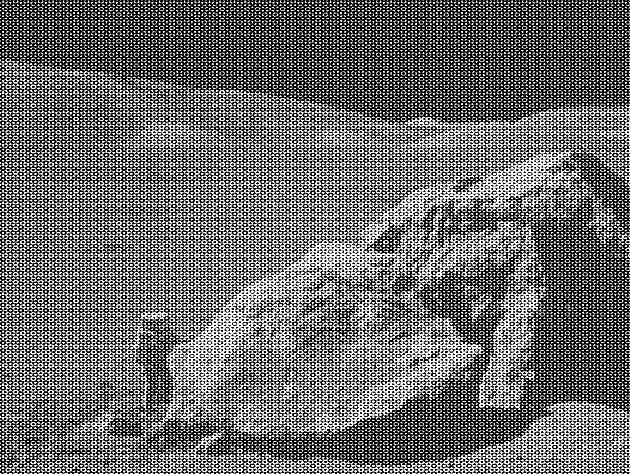
#> input picture weekly_exercises/week_8_9_10_11/images/moonlanding.png, 630 x 474 px
$ jupyter execute 09ex_numerical.ipynb
#> lines starting #> are read from the running program, lines starting #| are printed output that depends on the picture
[cell 1]
import numpy as np
import matplotlib as mpl
import matplotlib.pyplot as plt
from scipy import optimize
from matplotlib import cm
import math
from pylab import imshow
from scipy.integrate import odeint
from matplotlib.colors import LogNorm
from scipy import fftpack

1\. **2D minimization of a six-hump camelback function**

$$f(x,y) = \left(4-2.1x^2+\frac{x^4}{3} \right) x^2 +xy + (4y^2 -4)y^2$$

has multiple global and local minima.

- Find the global minima of this function
- How many global minima are there, and what is the function value at those points?
- What happens for an initial guess of $(x, y) = (0, 0)$?

Hints:

* Variables can be restricted to $-2 < x < 2$ and $-1 < y < 1$.
* Use `numpy.meshgrid()` and `pylab.imshow()` to find visually the regions.
* Use `scipy.optimize.minimize()`, optionally trying its optional arguments.

[cell 2]
def sixhump(x):
    x1, x2 = x[0], x[1]
    return ((4 - 2.1 * x1**2 + x1**4 / 3.) * x1**2 + x1 * x2 +(-4 + 4 * x2**2) * x2**2)

value_x, value_y = -2, -1
x = np.linspace(value_x, (value_x*-1))
y = np.linspace(value_y, (value_y*-1))
xg, yg = np.meshgrid(x, y)

plt.figure(figsize=[10, 5])
plt.contourf(x, y, sixhump([xg, yg]))
plt.colorbar()
plt.title('2D representation')
plt.axis('scaled')

fig = plt.figure(figsize=(15, 3))
gs = mpl.gridspec.GridSpec(1, 3, width_ratios=[1,1,1], height_ratios=[3])

ax0 = fig.add_subplot(gs[0, 0])
ax1 = fig.add_subplot(gs[0, 1])
ax2 = fig.add_subplot(gs[0, 2])

cont = ax0.contourf(x, y, sixhump([xg, yg]))
cont = ax1.contourf(x, y, sixhump([xg, yg]))
cont = ax2.contourf(x, y, sixhump([xg, yg]))

x_min = optimize.minimize(sixhump, x0=[0, value_x])
ax0.scatter(x_min.x[0], x_min.x[1], color='r')
ax0.set_title("Global Minima - first value")

x_min = optimize.minimize(sixhump, x0=[0, (value_x*-1)])
ax1.scatter(x_min.x[0], x_min.x[1], color='c')
ax1.set_title("Global Minima - second value")

x_min = optimize.minimize(sixhump, x0=[0, 0])
ax2.scatter(x_min.x[0], x_min.x[1], color='y')
ax2.set_title("Value (0,0) ")

ax = plt.figure(figsize=[10,8]).add_subplot(projection='3d')
ax.plot_surface(xg, yg, sixhump([xg, yg]),rstride=1,cstride=1,cmap=plt.cm.inferno)
ax.set_xlabel('x')
ax.set_ylabel('y')
ax.set_zlabel('f(x, y)')
ax.set_title('Six-hump Camelback function')
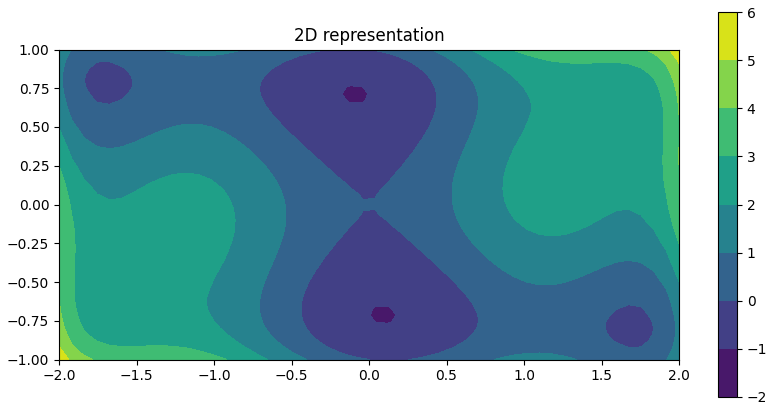
#> figure drawn by matplotlib, 2 panels
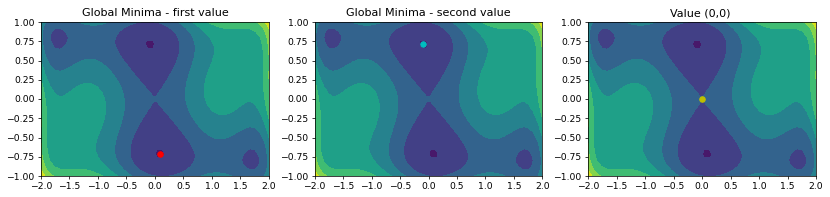
#> figure drawn by matplotlib, 3 panels
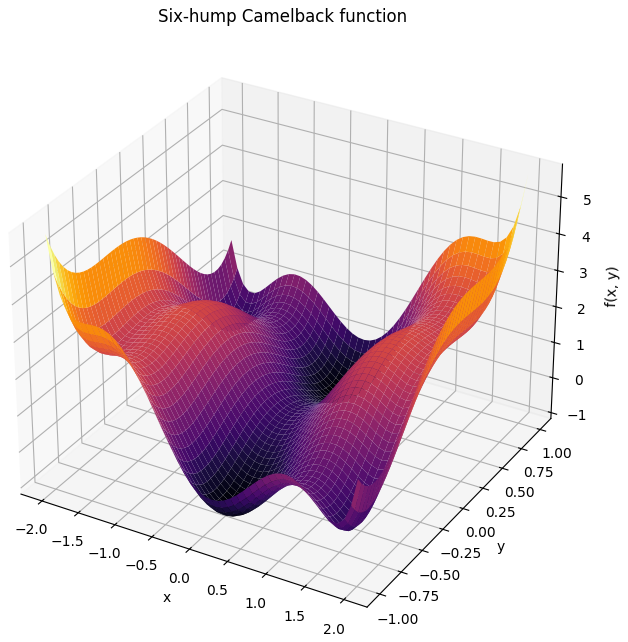
#> figure drawn by matplotlib, 1 panel

2\. **Non-linear ODE: the damped pendulum**

The equation of the motion that a pendulum makes with respect to the angle $\theta$ with the vertical is given by:

$$\frac{d^2\theta}{dt^2} = -\frac{1}{Q} \frac{d\theta}{dt} + \sin\theta + d \cos\Omega t$$

where $t$ is time, $Q$ is the damping factor, $d$ is the forcing amplitude, and $\Omega$ is the driving frequency of the forcing.

This second order ODE needs to be written as two coupled first order ODEs defining a new variable $\omega \equiv d\theta/dt$:

$$\frac{d\theta}{dt} = \omega$$
$$\frac{d\omega}{dt} = -\frac{1}{Q}\,\omega + \sin\theta + d \cos\Omega t$$

Consider the initial conditions $\theta_0 = \omega_0 = 0$, and $Q = 2.0$, $d = 1.5$, and $\omega = 0.65$.

 - Solve the ODE with `odeint` over a period of 200 time steps
 - Create two plots, one of $\theta$ as a function of the time, and $\omega$ as a function of the time
 - **Optional**: determine if there is a set of parameters for which the motion is chaotic.

[cell 3]
Q = 2.0
d = 1.5
w = 0.65

def function(y, time, Q, w ,d):
    a = (1/Q)*-1
    theta, omega = y
    return (omega, (a*omega)+np.sin(theta)+d*np.cos(w*time))

t = np.linspace(0, 20, 200)
X = odeint(function, (0.0, 0.0), t, args=(Q,w,d))

plt.figure(figsize=(15, 6))
plt.plot(t, X[:, 0], 'r', label="$theta$")
plt.plot(t, X[:, 1], 'orange', label="$omega$")
plt.xlabel('time')
plt.legend()
plt.grid()
plt.show()
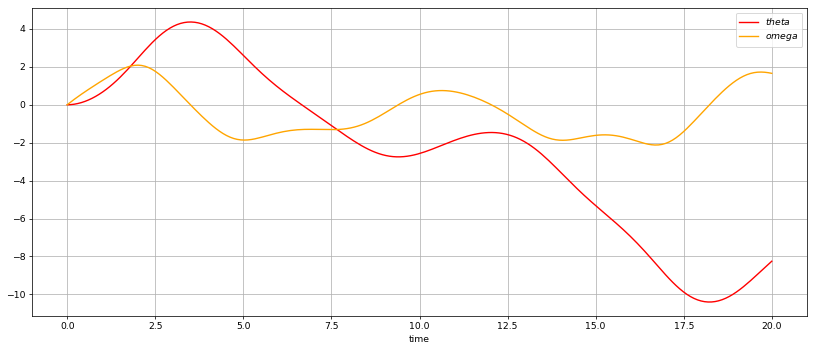
#> figure drawn by matplotlib, 1 panel; curve peaks at x = 3.52, y = 4.36; curve peaks at x = 2.01, y = 2.09

3\. **FFT of a simple dataset**

Perform a periodicity analysis on the lynxs-hares population, i.e. determine what is the period of the population of these animals.

The dataset is the one dowloaded at the beginning of Lecture 06:

 - `!wget https://www.dropbox.com/s/ebe1cnyd2gm836a/populations.txt -P data/`

4\. **FFT of an image**

Write a filter that removes the periodic noise from the `moonlanding.png` image by using a 2-dimensional FFT.

* Import the image as a 2D numpy array using `plt.imread("images/moonlanding.png")`. Examine the image with `plt.imshow()`, which is heavily contaminated with periodic noise.
* Check the documentation of the `scipy.fftpack` package, and find the method that performs a 2D FFT. Plot the spectrum (Fourier transform of) the image. **Hint**: use `LogNorm` to plot the colors in log scale:
```Python
from matplotlib.colors import LogNorm
plt.imshow(image, norm=LogNorm(vmin=5))
```
* Inspect the spectrum, and try to locate the regions of the power spectrum that contain the signal and those which contain the periodic noise. Use array slicing to set the noise regions to zero.
* Apply the inverse Fourier transform to plot the resulting image.

[cell 4]
im = plt.imread('images/moonlanding.png').astype(float)
#> im: shape (474, 630) float64; min 0, max 1, mean 0.424


img_fourier = fftpack.fft2(im)
fract_value = 0.1
img_fourier_copy = img_fourier.copy()
r, c = img_fourier_copy.shape
#> r = 474; c = 630
img_fourier_copy[int(r * fract_value):int(r * (1 - fract_value))] = 0
img_fourier_copy[:, int(c * fract_value):int(c * (1 - fract_value))] = 0

fig1 = plt.figure(figsize=(8, 5))
gs = mpl.gridspec.GridSpec(1, 2, width_ratios=[1, 1], height_ratios=[2])

ax_FT = fig1.add_subplot(gs[0, 0])
ax_spectrum = fig1.add_subplot(gs[0, 1])


img1 = ax_FT.imshow(np.abs(img_fourier), norm=LogNorm(vmin=5))
plt.colorbar(img1, ax=ax_FT)
ax_FT.set_title("Fourier transform")
img2 = ax_spectrum.imshow(np.abs(img_fourier_copy), norm=LogNorm(vmin=5))
plt.colorbar(img2, ax=ax_spectrum)
ax_spectrum.set_title("Filtered Spectrum")


im_new = fftpack.ifft2(img_fourier_copy).real
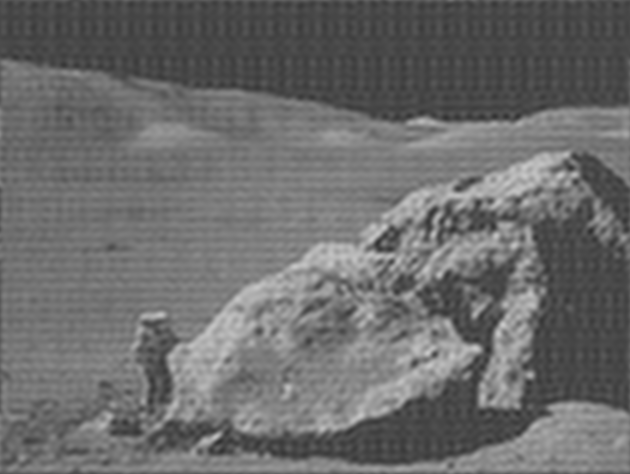
#> im_new: shape (474, 630) float64; min 0.184, max 0.791, mean 0.424
fig = plt.figure(figsize=(8, 5))
gs = mpl.gridspec.GridSpec(1, 2, width_ratios=[1, 1], height_ratios=[2])

ax_original = fig.add_subplot(gs[0, 0])
ax_reconstruct = fig.add_subplot(gs[0, 1])

ax_original.imshow(im, plt.cm.gray)
ax_original.set_title("Original image")
ax_reconstruct.imshow(im_new, plt.cm.gray)
ax_reconstruct.set_title("Reconstructed Image")
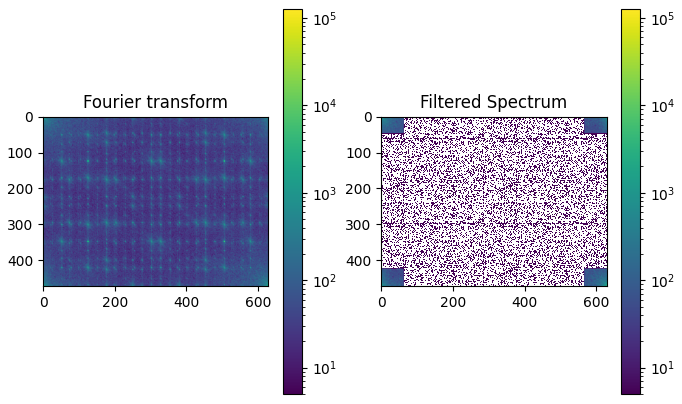
#> figure drawn by matplotlib, 4 panels
